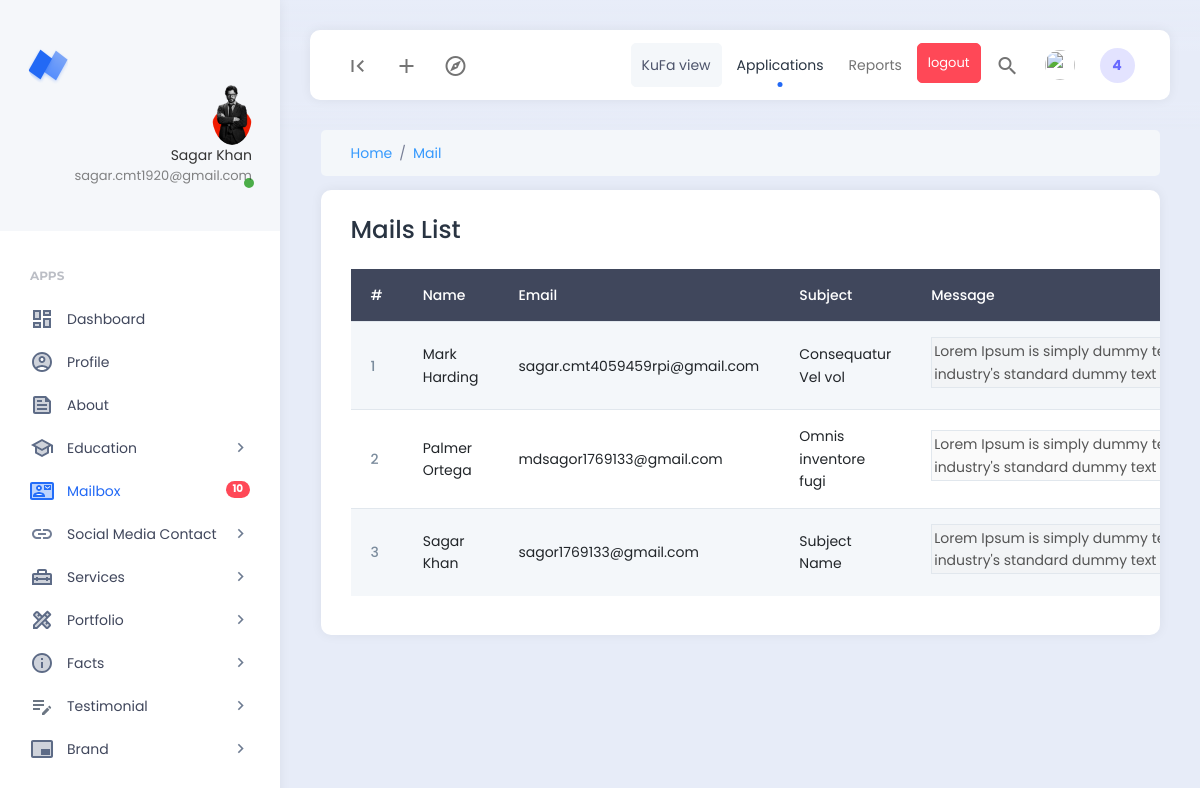
The app's page /dashboard/mail_show.php (signed in), older data.
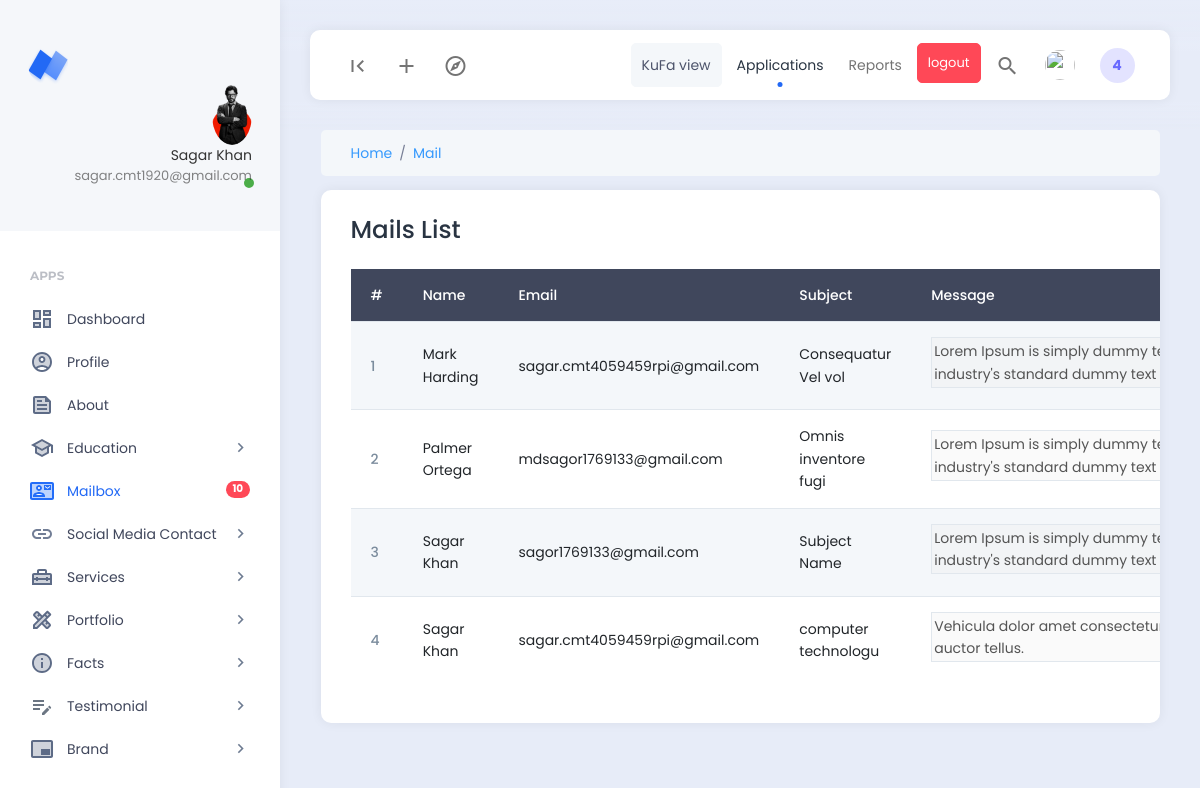
The same page, newer data.
### tables this page shows
CREATE TABLE `mails` (
  `id` int NOT NULL,
  `name` varchar(100) NOT NULL,
  `email` varchar(100) NOT NULL,
  `subject` varchar(500) NOT NULL,
  `message` longtext NOT NULL
);

### dashboard/mail_show.php (the view, shortened to what this page needs)
<?php
    include('./extends/header.php');
    include('../config/db.php');
    $select_mail = "SELECT * FROM  mails";
    $mails = mysqli_query($db_connect,$select_mail);
    $serial = 0;
?>
<div class="row">
    <div class="col-12">
        <nav aria-label="breadcrumb">
            <ol class="breadcrumb breadcrumb-container">
                <li class="breadcrumb-item"><a href="#">Home</a></li>
                <li class="breadcrumb-item"><a href="#">Mail</a></li>
            </ol>
        </nav>
    </div>
    <div class="col-12">
        <div class="card">
            <div class="card-header">
                <h3>Mails List</h3>
            </div>
            <div class="card-body" style="overflow-y: scroll;">
                <table class="table table-striped">
                    <thead class="table-dark">
                        <tr>
                            <th scope="col">#</th>
                            <th scope="col">Name</th>
                            <th scope="col">Email</th>
                            <th scope="col">Subject</th>
                            <th scope="col">Message</th>
                        </tr>
                    </thead>
                    <tbody>
                        <?php foreach($mails as $mail) :?>
                        <tr>
                            <th scope="row" class="align-middle"><?= ++$serial ?></th>
                            <td class="align-middle"><?= $mail["name"]; ?></td>
                            <td class="align-middle"><?= $mail["email"]; ?></td>
                            <td class="align-middle"><?= $mail["subject"]; ?></td>
                            <td class="align-middle"><textarea disabled name="" id="" cols="60"
                                    rows="2"><?= $mail["message"]; ?></textarea>
                            </td>
                        </tr>
                        <?php endforeach; ?>
                    </tbody>
                </table>
            </div>
        </div>
    </div>
</div>
<?php
include('./extends/footer.php')
?>

Row changes from the older to the newer data that the page shows:
added mails: name "Sagar Khan", email "sagar.cmt4059459rpi@gmail.com", subject "computer technologu", message "Vehicula dolor amet consectetur adipiscing elit. Crassollicitudin,tellus vitae condimem egestliberos dolor auctor tellus."
